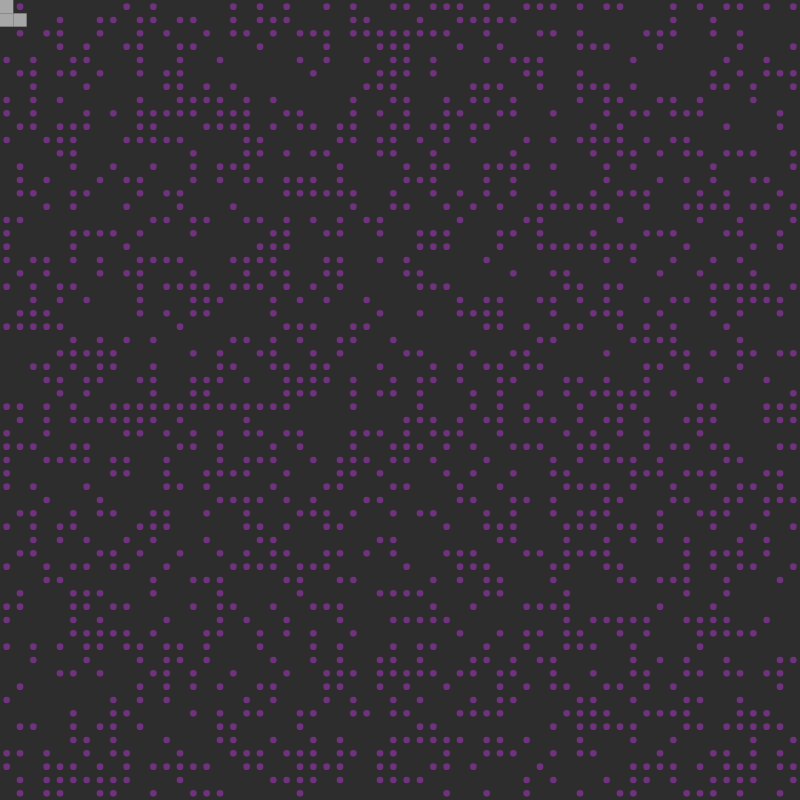
Frame 1 (no input)
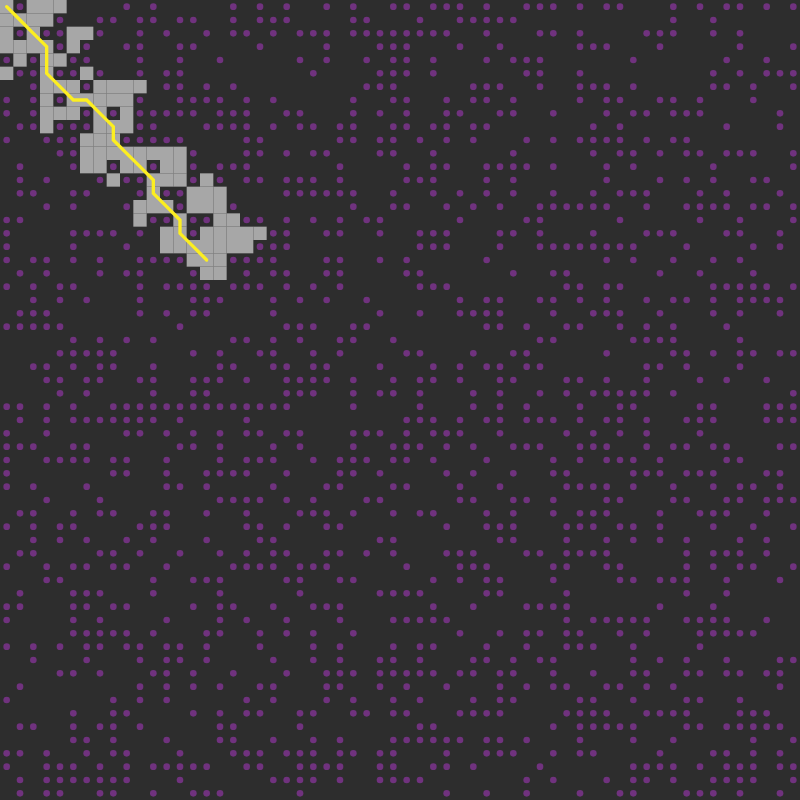
Frame 60 (no input)
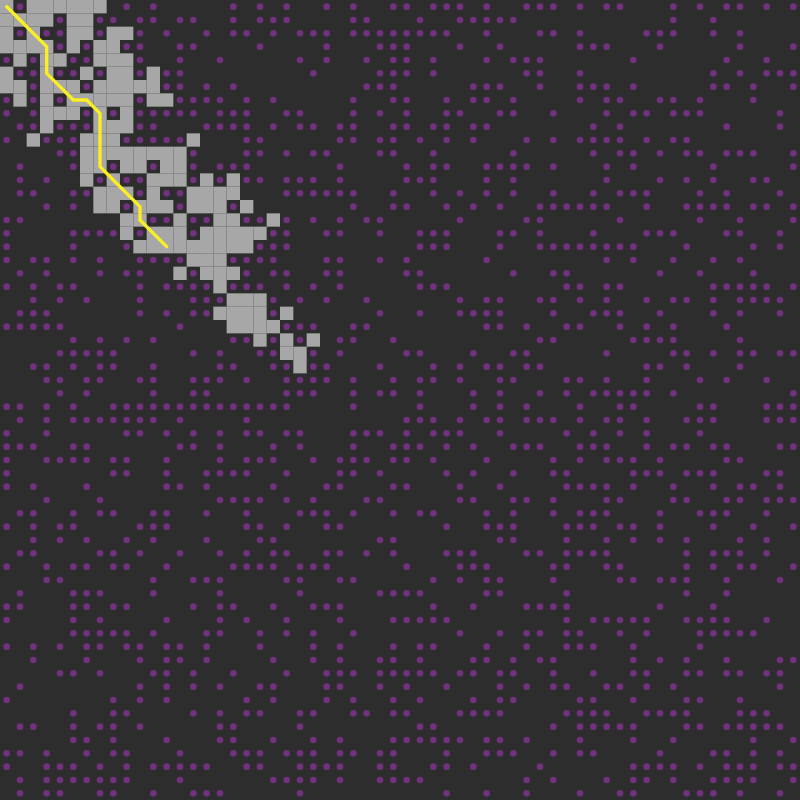
Frame 120 (the mouse pressed at the canvas centre since frame 60)

The p5.js sketch that drew these frames (run headless with seeded random() and noise() and a simulated clock; from frame 60 on, the mouse is pressed at the canvas centre):

// p5.js sketch
// ── sketch.js


// Function to delete element from the array
function removeFromArray(arr, elt) {
    // Could use indexOf here instead to be more efficient
    for (var i = arr.length - 1; i >= 0; i--) {
      if (arr[i] == elt) {
        arr.splice(i, 1);
      }
    }
  }
  
  // An educated guess of how far it is between two points
  function heuristic(a, b) {
    var d = dist(a.i, a.j, b.i, b.j);
    // var d = abs(a.i - b.i) + abs(a.j - b.j);
    return d;
  }
  
  // How many columns and rows?
  var cols = 60;
  var rows = 60;
  
  // This will be the 2D array
  var grid = new Array(cols);
  
  // Open and closed set
  var openSet = [];
  var closedSet = [];
  
  // Start and end
  var start;
  var end;
  
  // Width and height of each cell of grid
  var w, h;
  
  // The road taken
  var path = [];
  
  function setup() {
    createCanvas(800, 800);
    randomSeed(3);
    console.log('A*');
  
    // Grid cell size
    w = width / cols;
    h = height / rows;
  
    // Making a 2D array
    for (var i = 0; i < cols; i++) {
      grid[i] = new Array(rows);
    }
  
    for (var i = 0; i < cols; i++) {
      for (var j = 0; j < rows; j++) {
        grid[i][j] = new Spot(i, j);
      }
    }
  
    // All the neighbors
    for (var i = 0; i < cols; i++) {
      for (var j = 0; j < rows; j++) {
        grid[i][j].addNeighbors(grid);
      }
    }
  
  
    // Start and end
    start = grid[0][0];
    end = grid[cols - 1][rows - 1];
    start.wall = false;
    end.wall = false;
  
    // openSet starts with beginning only
    openSet.push(start);
    background(45, 197, 244);
  }
  
  function draw() {
  
    // Am I still searching?
    if (openSet.length > 0) {
  
      // Best next option
      var winner = 0;
      for (var i = 0; i < openSet.length; i++) {
        if (openSet[i].f < openSet[winner].f) {
          winner = i;
        }
      }
      var current = openSet[winner];
  
      // Did I finish?
      if (current === end) {
        noLoop();
        console.log("DONE!");
      }
  
      // Best option moves from openSet to closedSet
      removeFromArray(openSet, current);
      closedSet.push(current);
  
      // Check all the neighbors
      var neighbors = current.neighbors;
      for (var i = 0; i < neighbors.length; i++) {
        var neighbor = neighbors[i];
  
        // Valid next spot?
        if (!closedSet.includes(neighbor) && !neighbor.wall) {
          var tempG = current.g + heuristic(neighbor, current);
  
          // Is this a better path than before?
          var newPath = false;
          if (openSet.includes(neighbor)) {
            if (tempG < neighbor.g) {
              neighbor.g = tempG;
              newPath = true;
            }
          } else {
            neighbor.g = tempG;
            newPath = true;
            openSet.push(neighbor);
          }
  
          // Yes, it's a better path
          if (newPath) {
            neighbor.h = heuristic(neighbor, end);
            neighbor.f = neighbor.g + neighbor.h;
            neighbor.previous = current;
          }
        }
  
      }
      // Uh oh, no solution
    } else {
      console.log('no solution');
      noLoop();
      return;
    }
  
    // Draw current state of everything
    background(45);
  
    for (var i = 0; i < cols; i++) {
      for (var j = 0; j < rows; j++) {
        grid[i][j].show();
      }
    }
  
    for (var i = 0; i < closedSet.length; i++) {
      closedSet[i].show(color(167));
    }
  
    for (var i = 0; i < openSet.length; i++) {
      openSet[i].show(color(167));
    }
  
  
    // Find the path by working backwards
    path = [];
    var temp = current;
    path.push(temp);
    while (temp.previous) {
      path.push(temp.previous);
      temp = temp.previous;
    }
  
    for (var i = 0; i < path.length; i++) {
    //path[i].show(color(45, 197, 244));
    }
  
    // Drawing path as continuous line
    noFill();
    stroke(252, 238, 33);
    strokeWeight(w / 4);
    beginShape();
    for (var i = 0; i < path.length; i++) {
      vertex(path[i].i * w + w / 2, path[i].j * h + h / 2);
    }
    endShape();
  
  
  
  }
// ── spot.js
// Daniel Shiffman
// http://codingtra.in
// http://patreon.com/codingtrain
// Part 1: https://youtu.be/aKYlikFAV4k
// Part 2: https://youtu.be/EaZxUCWAjb0
// Part 3: https://youtu.be/jwRT4PCT6RU

// An object to describe a spot in the grid
function Spot(i, j) {

    // Location
    this.i = i;
    this.j = j;
  
    // f, g, and h values for A*
    this.f = 0;
    this.g = 0;
    this.h = 0;
  
    // Neighbors
    this.neighbors = [];
  
    // Where did I come from?
    this.previous = undefined;
  
    // Am I a wall?
    this.wall = false;
    if (random(1) < 0.4) {
      this.wall = true;
    }
  
    // Display me
    this.show = function(col) {
      if (this.wall) {
        fill(112, 50, 126);
        noStroke();
        ellipse(this.i * w + w / 2, this.j * h + h / 2, w / 2, h / 2);
      } else if (col) {
        fill(col);
        rect(this.i * w, this.j * h, w, h);
      }
    }
  
    // Figure out who my neighbors are
    this.addNeighbors = function(grid) {
      var i = this.i;
      var j = this.j;
      if (i < cols - 1) {
        this.neighbors.push(grid[i + 1][j]);
      }
      if (i > 0) {
        this.neighbors.push(grid[i - 1][j]);
      }
      if (j < rows - 1) {
        this.neighbors.push(grid[i][j + 1]);
      }
      if (j > 0) {
        this.neighbors.push(grid[i][j - 1]);
      }
      if (i > 0 && j > 0) {
        this.neighbors.push(grid[i - 1][j - 1]);
      }
      if (i < cols - 1 && j > 0) {
        this.neighbors.push(grid[i + 1][j - 1]);
      }
      if (i > 0 && j < rows - 1) {
        this.neighbors.push(grid[i - 1][j + 1]);
      }
      if (i < cols - 1 && j < rows - 1) {
        this.neighbors.push(grid[i + 1][j + 1]);
      }
    }
  }
